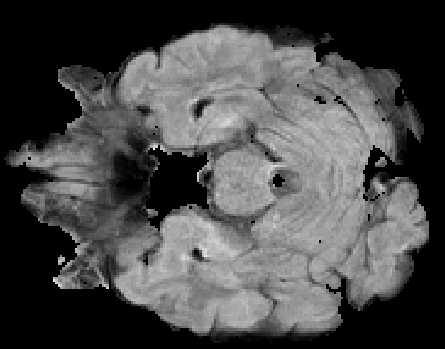
%> input picture Projet/Docs/image1.png, 445 x 349 px
$ octave Kmeans.m   (GNU Octave 9; MATLAB toolbox functions it lacks are replaced by stand-ins)
%> lines starting %> are read from the running program, lines starting %| are printed output that depends on the picture; in (x1, y1, x2, y2) boxes, pixels count from 0 and x2, y2 are one past the last pixel; in counts of white or black regions, pixels touching at a corner belong together; the program's own positions count from 1
% Lecture et affichage de l'image
clear all
close all
clc
I=imread('image1.png');
%> I is the input picture: size 349x445x3 uint8; mean R, G, B 74, 73.6, 73.6
BW=rgb2gray(I);
I2=medfilt2(BW,[5,5]);
figure,subplot(2,2,1);imshow(I);title('image originale')
subplot(2,2,2),imshow(I2),title('Filtre médian');
% subplot(1,2,1);imshow(niveau);
%Initialisation
m=2; %degré de flou
nc=2  %Nombre de classes
[r,c]=size(I2);
%> r = 349; c = 445
% matrice de partition qui comporte le degré de partition de chaque pixel
d=zeros(r*c,nc);
v=zeros(1,r*c);
x=zeros(1,r*c);
for t=1:c %Remplissage de r
    x(r.*(t-1)+1:r.*t)= I2(:,t);
end;
randn('seed',0);
u=0.1*randn(r*c,nc);
u=u-mean2(u);
N=norm(u);
%> N = 39.43

% Calcul des centres de classes
nil=0;
while N>0.0001
    for i=1:nc
        v(i)=x*(u(:,i).^m)./sum(u(:,i).^m);
    end;

%Mise à jour de la matrice de partition U
 %Calcul des distances euclidiennes
for i=1:nc
   d(:,i)=abs(x'-v(i));
end;
%calcul de la matrice de partition
s=u;
u=zeros(r*c,nc);
for i=1:r*c
   if d(i,1)<d(i,2);
       u(i,1)=1;
   else
       u(i,2)=1;
   end;
end;
N=norm(s-u);
nil=0;
nil=nil+1;
end
%> this loop made 3 passes
%> N on passes 1 to 3: 282.7, 23.58, 0
nil;
%Construction de la matrice de l'image segmentée
b4=zeros(r,c);

for i=1:r
   for j=1:c
       for k=1:nc
           if u((j-1)*r+i,k)==1
               b4(i,j)=k;
           end;
       end;
    end;
end;
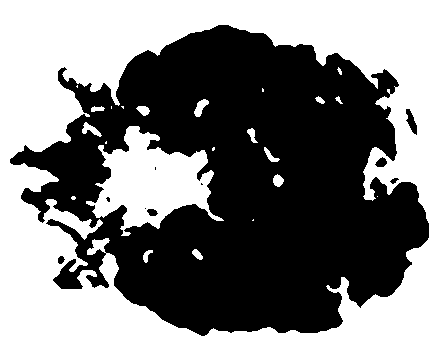
%> b4: size 349x445 double; values 1 (black) and 2 (white), 49.3% white; 23 white regions (9 under 20 px), largest, box (x1, y1, x2, y2) and area: (0, 0, 445, 349) 68223, (86, 126, 224, 236) 7428, (194, 99, 209, 117) 141
b4=2-b4;
subplot(2,2,3);
imshow(b4,[]);
title('Segmentation avec k-means');
Lrgb = label2rgb(b4);
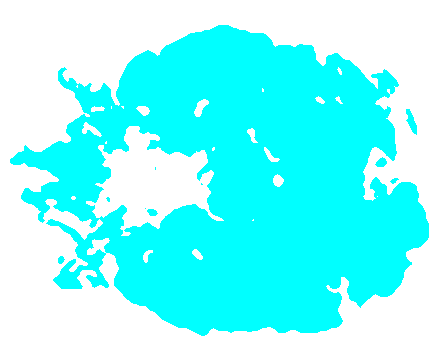
%> Lrgb: size 349x445x3 uint8; mean R, G, B 125.8, 255, 255
subplot(2,2,4), imshow(Lrgb), title('Régions détectées par la LPE');
